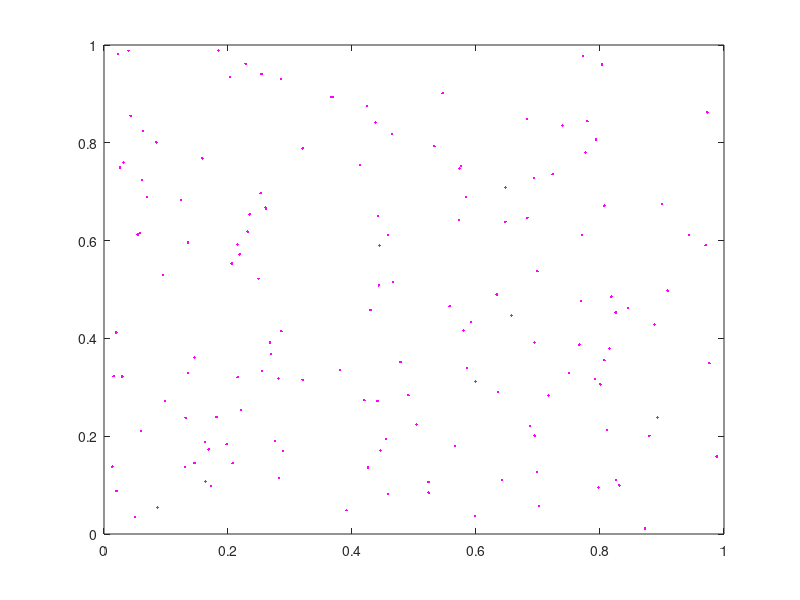
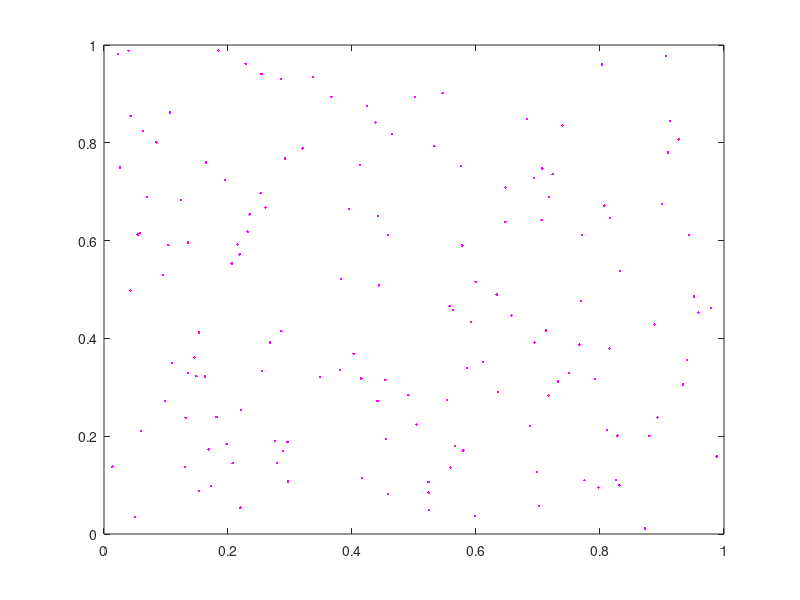
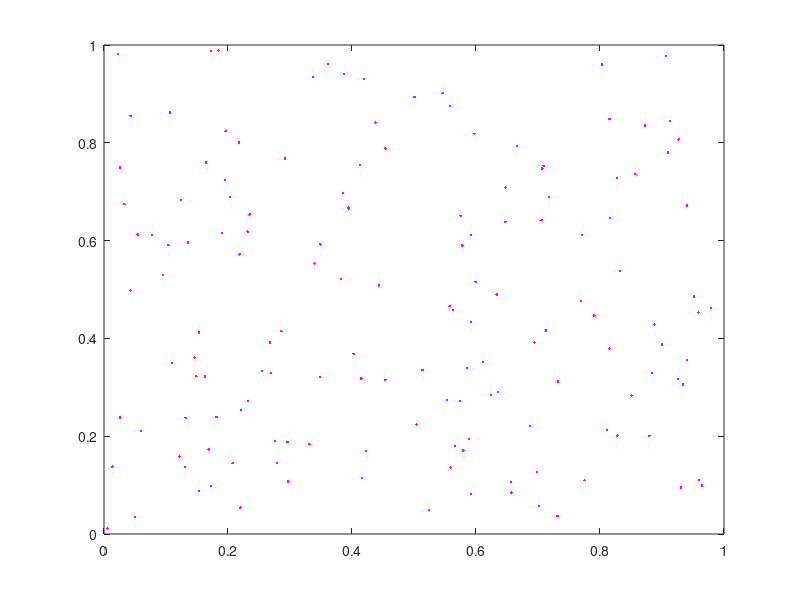
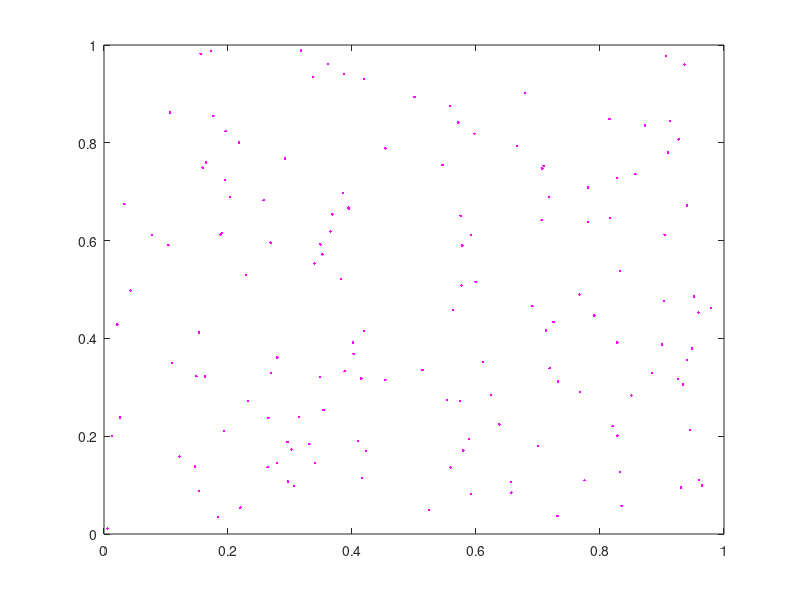

The MATLAB source for these figures, in order:
coherence = 1; %values from 0-1
%coherence = 0.5; 
aperture_diameter = 15; %degrees visual angle, given monWidth = 40cm and Viewing Distance from monitor = 53cm
velocity = 50; %degrees per second
motion_direction = 0; %0=right, 180=left, 90=up, 270=down
maxdotsperframe = 50; % by trial and error.  Depends on graphics card
%maxdotsperframe = 400; 
%stim_duration = 0.834; %in seconds
stim_duration = 0.2; %in seconds  %GCD: shortened to reduce # frames
n_trials = 5;
iti = 1.2 ;%in seconds

load('variables_for_greg_testing.mat');
dotInfo.apXYD = [0 90 aperture_diameter*10];
dotInfo.speed = velocity*10;
dotInfo.dir = motion_direction;
dotInfo.maxDotsPerFrame = maxdotsperframe;
dotInfo.maxDotTime = stim_duration;
  %(dont ask me why we have 3 separate coherence variables in the structure,i have no idea just havent gotten around to fixing)
dotInfo.coherences = coherence;
dotInfo.cohSet = coherence;
dotInfo.coh = coherence;
iti_time_frames = round(iti/ifi); 

%ifi = Screen('GetFlipInterval', curWindow);
%refresh_rate = 1/ifi; 


    % Seed the random number generator
    rseed = sum(100*clock);
    rng(rseed,'v5uniform');
        

    coh = dotInfo.coh;
    apD = dotInfo.apXYD(:,3); % diameter of aperture
    center = repmat([xCenter yCenter],size(dotInfo.apXYD(:,1)));

    center = [center(:,1) + dotInfo.apXYD(:,1)/10*(ExpInfo.ppd) center(:,2) - ...
    dotInfo.apXYD(:,2)/10*ExpInfo.ppd]; % where you want the center of the aperture

    center(:,3) = dotInfo.apXYD(:,3)/2/10*ExpInfo.ppd; % add diameter
    d_ppd = floor(apD/10 * ExpInfo.ppd);	% size of aperture in pixels
    dotSize = dotInfo.dotSize; 
    
    ndots = min(dotInfo.maxDotsPerFrame,ceil(16.7 * apD .* apD * 0.01 / refresh_rate));
    
        
% Don't worry about pre-allocating, the number of dot fields should never be 
% large enough to cause memory problems.
for df = 1 : dotInfo.numDotField
    % dxdy is an N x 2 matrix that gives jumpsize in units on 0..1
    %   deg/sec * ap-unit/deg * sec/jump = ap-unit/jump
    dxdy{df} = repmat((dotInfo.speed(df)/10) * (10/apD(df)) * ...
        (3/refresh_rate) * [cos(pi*dotInfo.dir(df)/180.0), ...
        -sin(pi*dotInfo.dir(df)/180.0)], ndots(df),1);    
    ss{df} = rand(ndots(df)*3, 2); % array of dot positions raw [x,y]
    % Divide dots into three sets
    Ls{df} = cumsum(ones(ndots(df),3)) + repmat([0 ndots(df) ndots(df)*2], ... 
        ndots(df), 1);
    loopi(df) = 1; % loops through the three sets of dots
end

%figure;
%plot(ss{1}(:,1),ss{1}(:,2), 'k.');
%GCD: note, the dots look random here

% Loop length is determined by the field "dotInfo.maxDotTime". If none is given, 
% loop until "continue_show=0" is set by other means (eg. user response), 
% otherwise loop until dotInfo.maxDotTime. Always one video frame per loop.

if ~isfield(dotInfo,'maxDotTime') || (isempty(dotInfo.maxDotTime) && ndots>0)
    continue_show = -1;
elseif ndots > 0
    continue_show = round(dotInfo.maxDotTime*refresh_rate);
else
    continue_show = 0;
end

dontclear = 0; % 0 for clear drawing, 1 for incremental drawing (does not clear buffer after flip)

% The main loop
frames = 0;
r = round(ExpInfo.fixpoint_size_pix/2); 


% How dots are presented: 1st group of dots are shown in the first frame, a 2nd 
% group are shown in the second frame, a 3rd group shown in the third frame.
% Then in the next (4th) frame, some percentage of the dots from the 1st frame 
% are replotted according to the speed/direction and coherence. Similarly, the 
% same is done for the 2nd group, etc.
  %Turn on fixation point Initially
%  Screen('FillOval',curWindow,fix_point_color,[(xCenter-r) (yCenter-r) (xCenter+r) (yCenter+r)]);

%        Screen('DrawingFinished',curWindow,dontclear);

while continue_show
            x = nan(1,1);
            y = nan(1,1);
       
            d = sqrt(((x-h_voltage).^2)+((y-k_voltage).^2));
            if d > ExpInfo.rew_radius_volts
                %Timeout for Failure to fixate on fixation
%                Screen('FillRect', curWindow, [0 0 0]);
%                Screen('Flip', curWindow);
                rdk_timeout = 1;
                break
            else
                rdk_timeout = 0; 
            end

    for df = 1 : dotInfo.numDotField
        % ss is the matrix with 3 sets of dot positions, dots from the last 2 
        %   positions and current dot positions
        % Ls picks out the set (e.g., with 5 dots on the screen at a time, 1:5, 
        %   6:10, or 11:15)
        
        % Lthis has the dot positions from 3 frames ago, which is what is then
        Lthis{df}  = Ls{df}(:,loopi(df));
        
        % Moved in the current loop. This is a matrix of random numbers - starting 
        % positions of dots not moving coherently.
        this_s{df} = ss{df}(Lthis{df},:);

        %hold on; plot(this_s{1}(:,1),this_s{1}(:,2), 'r.');
        %GCD: note, the red dots still look random here

        % Update the loop pointer
        loopi(df) = loopi(df)+1;
        
        if loopi(df) == 4
            loopi(df) = 1;
        end
        
        % Compute new locations, how many dots move coherently
        L = rand(ndots(df),1) < coh(df);
        % Offset the selected dots
        this_s{df}(L,:) = bsxfun(@plus,this_s{df}(L,:),dxdy{df}(L,:));
    %    this_s{df}(L,:) = this_s{df}(L,:) + dxdy{df}(L,:);
    
        %hold on; plot(this_s{1}(:,1),this_s{1}(:,2), 'g.');
        %GCD: note, the green dots look shifted appropriately relative to
        %the red ones
    
        if sum(~L) > 0
            this_s{df}(~L,:) = rand(sum(~L),2);	% get new random locations for the rest
        end
        
        % Check to see if any positions are greater than 1 or less than 0 which 
        % is out of the square aperture, and replace with a dot along one of the
        % edges opposite from the direction of motion.
        N = sum((this_s{df} > 1 | this_s{df} < 0)')' ~= 0;
        
        % if sum(N) > 0
        %     xdir = sin(pi*dotInfo.dir(df)/180.0);
        %     ydir = cos(pi*dotInfo.dir(df)/180.0);
        %     % Flip a weighted coin to see which edge to put the replaced dots
        %     if rand < abs(xdir)/(abs(xdir) + abs(ydir))
        %         this_s{df}(find(N==1),:) = [rand(sum(N),1),(xdir > 0)*ones(sum(N),1)];
        %     else
        %         this_s{df}(find(N==1),:) = [(ydir < 0)*ones(sum(N),1),rand(sum(N),1)];
        %     end
        % end
        if sum(N) > 0
             dots_outside = this_s{df}(find(N==1),:);
             dots_outside(dots_outside(:,1) > 1,1) = dots_outside(dots_outside(:,1) > 1,1) - 1; %if horizontal location >1, subtract 1
             dots_outside(dots_outside(:,1) < 0,1) = dots_outside(dots_outside(:,1) < 0,1) + 1; %if horizontal location <0, add 1
             dots_outside(dots_outside(:,2) > 1,2) = dots_outside(dots_outside(:,2) > 1,2) - 1; %if vertical location >1, subtract 1
             dots_outside(dots_outside(:,2) < 0,2) = dots_outside(dots_outside(:,2) < 0,2) + 1; %if vertical location <0, add 1
             this_s{df}(find(N==1),:) = dots_outside;
         end
                

        %hold on; plot(this_s{1}(:,1),this_s{1}(:,2), 'b.');
        %GCD: note, still think it looks OK here
        
        % Convert for plot
        this_x{df} = floor(d_ppd(df) * this_s{df});	% pix/ApUnit

        %figure; plot(this_x{1}(:,1),this_x{1}(:,2), 'b.');
        %GCD: note, don't see a problem here yet
        
        % It assumes that 0 is at the top left, but we want it to be in the 
        % center, so shift the dots up and left, which means adding half of the 
        % aperture size to both the x and y directions.
        dot_show{df} = (this_x{df} - d_ppd(df)/2)';
    end
    
    % After all computations, flip to draws dots from the previous loop. For the
    % first time, this doesn't draw anything.
%    Screen('Flip', curWindow,0,dontclear);

  
    
    % Now do the actual drawing commands, although nothing is drawn until next        
    for df = 1:dotInfo.numDotField
        % NaN out-of-circle dots                
        xyDis = dot_show{df};
        outCircle = sqrt(xyDis(1,:).^2 + xyDis(2,:).^2) + dotInfo.dotSize/2 > center(df,3);        
        dots2Display = dot_show{df};
        dots2Display(:,outCircle) = NaN;
        
%        Screen('DrawDots',curWindow,dots2Display,dotSize,dotInfo.dotColor,center(df,1:2));
    end
    
%        Screen('FillOval',curWindow,fix_point_color,[(xCenter-r) (yCenter-r) (xCenter+r) (yCenter+r)]);
 %       Screen('DrawingFinished',curWindow,dontclear);
 

    
    frames = frames + 1;
    
    % if frames == 1     
    %     start_time = GetSecs;       
    % end
       
    for df = 1 : dotInfo.numDotField
        % Update the dot position array for the next loop
        ss{df}(Lthis{df}, :) = this_s{df};
    end

    figure;
    plot(ss{1}(:,1),ss{1}(:,2), 'm.');
    xlim([0, 1]);
    %GCD: note, the dots look random here

    % Check for the end of loop
    continue_show = continue_show - 1;

end

% Present the last frame of dots
%Screen('Flip',curWindow,0,dontclear);

    
% end_time = GetSecs; 
